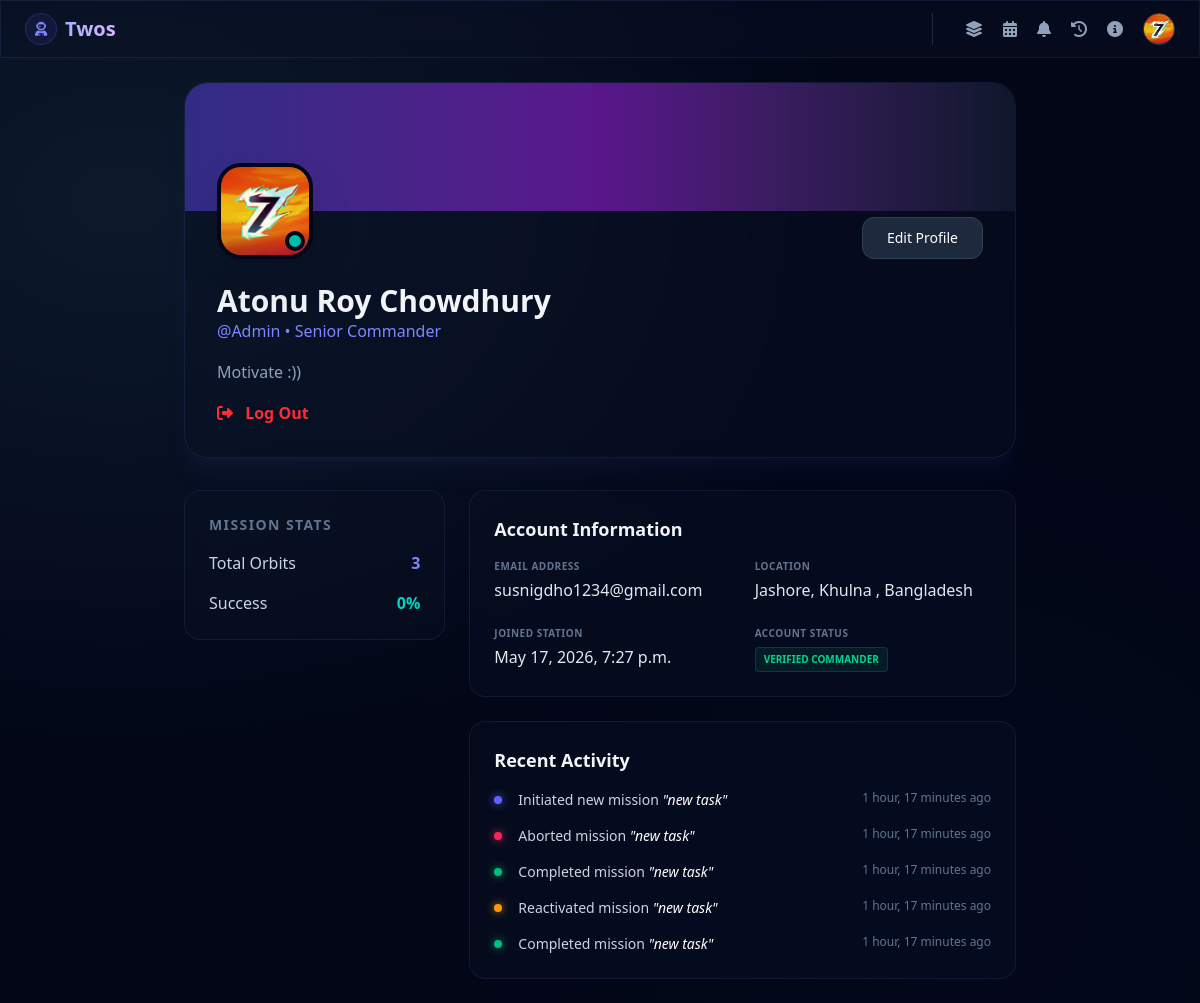
The app's page /profile/ (signed in), older data.
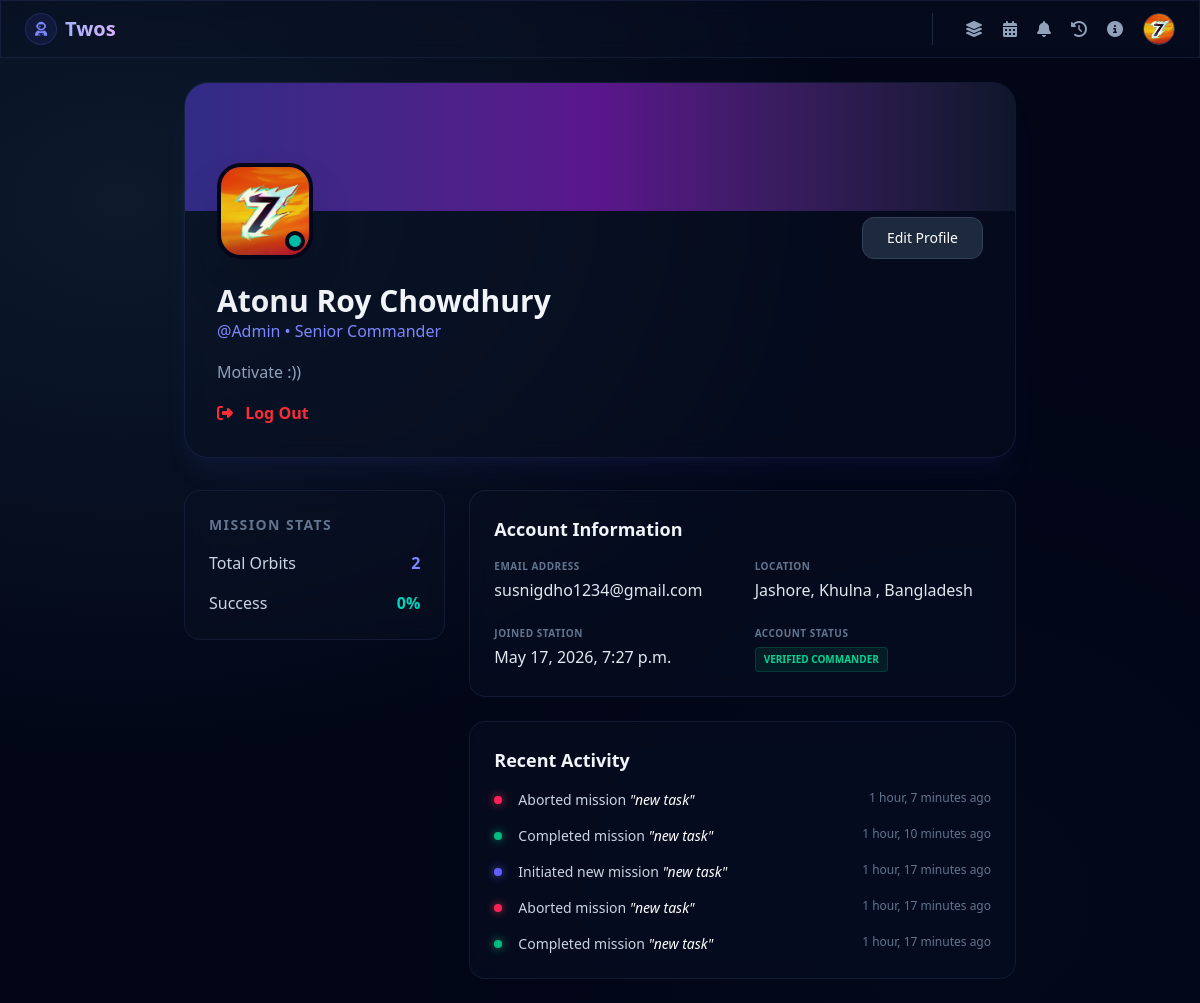
The same page, newer data.
### home/models.py (models this page shows, shortened)
class MissionLog(models.Model):
    ACTION_CHOICES = [
        ('Initiated', 'Initiated'),
        ('Accomplished', 'Accomplished'),
        ('Reopened', 'Reopened'),
        ('Aborted', 'Aborted'),
    ]
    user = models.ForeignKey(User, on_delete=models.CASCADE, related_name="mission_logs")
    action = models.CharField(max_length=20, choices=ACTION_CHOICES)
    task_name = models.CharField(max_length=200)
    created_at = models.DateTimeField(auto_now_add=True)

### home/views.py (the view)
# urls.py: path('profile/', views.profile, name ='profile'),
@login_required(login_url="login")
def profile(request):
    profile, created = Profile.objects.get_or_create(user = request.user)
    tasks = Task.objects.order_by("-created_at")
    total_tasks = tasks.count()
    completed_tasks = tasks.filter(is_completed=True)
    total_completed_tasks = completed_tasks.count()
    if total_tasks > 0 :
        success_rate = int((total_completed_tasks/total_tasks) * 100)
    else:
        success_rate = 0
    recent = MissionLog.objects.filter(user=request.user).order_by("-created_at")[:5]
    data = {
        'profile' : profile,
        'total_tasks' : total_tasks,
        'recent' : recent,
        'total_completed_tasks' : total_completed_tasks,
        'success_rate' : success_rate,
    }
    return render(request, "profile.html", data)

### home/models.py (called while the page is built)
    def get_profile_pic(self):
        if self.profile_pic:
            return self.profile_pic.url
        name = self.full_name or self.user.username
        return f"https://ui-avatars.com/api/?name={name}&size=128&background=6366f1&color=fff"

### templates/profile.html (shortened to what the changed rows need)
{% extends 'base.html' %}
 {% block content %}
<div class="max-w-4xl mx-auto px-4 sm:px-6 lg:px-8">
  <div
    class="cosmic-panel rounded-3xl overflow-hidden mb-8 shadow-xl shadow-indigo-500/5"
  >
    <div class="px-6 pb-8 sm:px-8">
      <div class="text-center sm:text-left">
        <h2 class="text-3xl font-bold text-slate-100">{{ request.user.profile.full_name }}</h2>
      </div>
    </div>
  </div>
  <div class="grid grid-cols-1 lg:grid-cols-3 gap-6">
    <div class="lg:col-span-1 space-y-6">
      <div class="cosmic-panel  rounded-2xl p-6 border border-slate-800/60">
        <div class="grid grid-cols-2 lg:grid-cols-1 gap-4">
          <div
            class="flex flex-col lg:flex-row lg:justify-between lg:items-center p-3 bg-slate-900/50 rounded-xl lg:bg-transparent lg:p-0"
          >
            <span class="text-slate-400 text-xs lg:text-slate-300 lg:text-base"
              >Total Orbits</span
            >
            <span class="font-bold text-indigo-400 text-lg lg:text-base"
              >{{ total_tasks }}</span
            >
          </div>
        </div>
      </div>
    </div>
    <div class="lg:col-span-2 space-y-6">
      <div class="cosmic-panel rounded-2xl p-6 border border-slate-800/60 bg-slate-900/40 backdrop-blur-md">
  <div class="space-y-4">
    {% for log in recent %}
      <div class="flex items-start gap-4 text-sm group">
        {% if log.action == 'Accomplished' %}
          <div class="mt-1.5 w-2 h-2 shrink-0 rounded-full bg-emerald-500 shadow-[0_0_8px_rgba(16,185,129,0.8)]"></div>
        {% elif log.action == 'Initiated' %}
          <div class="mt-1.5 w-2 h-2 shrink-0 rounded-full bg-indigo-500 shadow-[0_0_8px_rgba(99,102,241,0.8)]"></div>
        {% elif log.action == 'Reopened' %}
          <div class="mt-1.5 w-2 h-2 shrink-0 rounded-full bg-amber-500 shadow-[0_0_8px_rgba(245,158,11,0.8)]"></div>
        {% else %}
          <div class="mt-1.5 w-2 h-2 shrink-0 rounded-full bg-rose-500 shadow-[0_0_8px_rgba(244,63,94,0.8)]"></div>
        {% endif %}
        <div class="flex flex-col sm:flex-row sm:justify-between w-full gap-1">
          <p class="text-slate-300">
            {% if log.action == 'Accomplished' %}
              Completed mission
            {% elif log.action == 'Initiated' %}
              Initiated new mission
            {% elif log.action == 'Reopened' %}
              Reactivated mission
            {% else %}
              Aborted mission
            {% endif %}
            <span class="text-white italic">"{{ log.task_name }}"</span>
          </p>
          <span class="text-slate-500 text-xs shrink-0">{{ log.created_at|timesince }} ago</span>
        </div>
      </div>
    {% empty %}
      <p class="text-sm text-slate-500 italic text-center py-2">No space activity recorded yet.</p>
    {% endfor %}
  </div>
</div>
    </div>
  </div>
</div>
{% endblock %}

Row changes from the older to the newer data that the page shows:
no longer on this page (row unchanged): MissionLog: action "Reopened" (drawn), task_name "new task", created_at "1 hour, 17 minutes"
no longer on this page (row unchanged): MissionLog: action "Accomplished" (drawn), task_name "new task", created_at "1 hour, 17 minutes"
added MissionLog: action "Aborted" (drawn), task_name "new task", created_at "1 hour, 7 minutes"
added MissionLog: action "Accomplished" (drawn), task_name "new task", created_at "1 hour, 10 minutes"
Text that changed along with them:
{{ total_tasks }}: "3" → "2"
